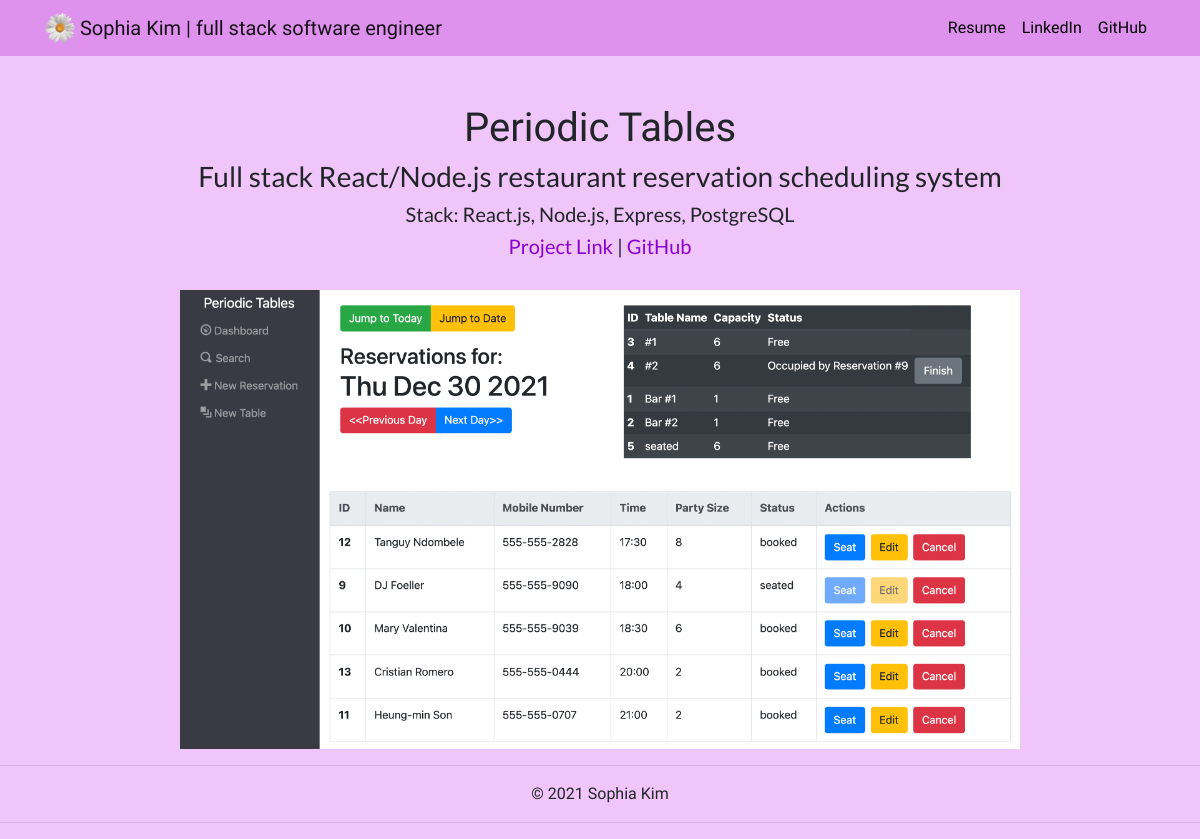
/projects/1/, run on the app's committed database.
### projects/models.py (models this page shows, shortened)
class Project(models.Model):
  title = models.CharField(max_length=100)
  description = models.CharField(max_length=250)
  stack = models.CharField(max_length=100, blank=True)
  image = models.ImageField(upload_to='projects/images/')
  url = models.URLField(blank=True)
  github = models.URLField(blank=True)

### projects/views.py (the view)
# urls.py: path("<int:pk>/", views.project_detail, name="project_detail"),
def project_detail(request, pk):
  project = get_object_or_404(Project, pk=pk)
  return render(request, 'projects/project_detail.html', {'project': project})

### projects/templates/projects/project_detail.html
{% extends 'projects/base.html' %}
{% block content %}
<h1 class="text-center mt-5" id="section-heading">{{ project.title }}</h1>
<h3>{{ project.description|safe }}</h3>
<h5>Stack: {{ project.stack }}</h5>
{% if project.url %}
  <h5><a href="{{ project.url }}" class="link-dark">Project Link</a> |
{% else %}
  Project link coming soon</h5>
{% endif %}
{% if project.github %}
  <a href="{{ project.github }}" class="link-dark"> GitHub </a></h5>
{% else %}
  GitHub link coming soon</h5>
{% endif %}
<br>
<img src="{{ project.image.url }}" width="70%">
{% endblock %}

### projects/templates/projects/base.html (shortened to what this page needs)
{% load static %}
<!doctype html>
<html lang="en">
<head>
  <link rel="stylesheet" href="https://stackpath.bootstrapcdn.com/bootstrap/4.4.1/css/bootstrap.min.css">
  <link rel="stylesheet" href="{% static "projects/custom.css" %}">
  <link rel="stylesheet" href="https://cdnjs.cloudflare.com/ajax/libs/font-awesome/4.7.0/css/font-awesome.min.css">
</head>
<body>
  <nav id="topNav" class="section-heading navbar navbar-expand-md navbar-light align-items-center">
    <div class="container">
      <a class="navbar-brand" href="{% url 'home' %}">
        <img src="{% static "projects/daisy.png" %}" width="30" height="30" class="d-inline-block align-top" alt="Sophia's Logo">
        <span>Sophia Kim | full stack software engineer </span>
      </a>
      <div class="collapse navbar-collapse text-center" id="navbarNav">
        <ul class="navbar-nav ml-auto">
          <li class="nav-item">
            <a class="nav-link" href="{% static "projects/resume.pdf" %}" target="_blank">Resume</a>
          </li>
          <li class="nav-item">
            <a class="nav-link" href="https://www.linkedin.com/in/fifikim/" target="_blank">LinkedIn</a>
          </li>
          <li class="nav-item">
            <a class="nav-link" href="https://github.com/fifikim" target="_blank">GitHub</a>
          </li>
        </ul>
      </div>
    </div>
  </nav>
  <div>
    {% block content %}{% endblock %}
  </div>
  <footer>
    <hr>
    <div class="container">
      <p id="section-heading">© 2021 Sophia Kim</p>
    </div>
    <hr>
  </footer>
</body>
</html>

### projects/static/projects/custom.css (style rules this page uses)
body { background-color: #f0c5f9; margin: 0; font-family: 'Lato', sans-serif; text-align: center; }
#topNav { background-color: #df91ee; font-family: 'Fredoka One', cursive; }
.navbar-nav .nav-link { color: rgba(0,0,0,1) !important; }
#section-heading { font-family: 'Fredoka One', cursive; }
a:link { color: #8801D0 }

### data on the page
Project: title "Periodic Tables", description "Full stack React/Node.js restaurant reservation scheduling system", stack "React.js, Node.js, Express, PostgreSQL", image (picture)
